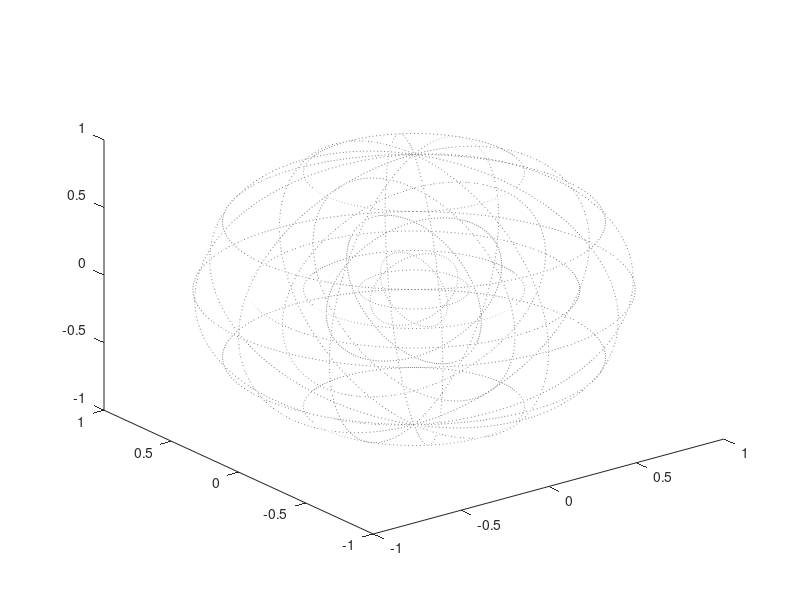

MATLAB code for this plot:
function spheregrid(varargin)
% This function plots a spherical grid to help with 3D plots.
%
% This function can be used to add to an existing figure (that is how it
% must be used when called from an AARAE function).
%
% INPUT PARAMETERS:
% The following input parameters are parsed from the varargin (see example
% that follows).
%
% radius is the outer radius of the grid lines
%
% degstep is the step in degrees between grid lines
% degstep is not relevant if gridtype == 1
%
% radiusdiv is the number of grid divisions along the radius
% radiusdiv is not relevant if gridtype == 0
%
% gridtype of 0 just plots a sphere (with lines of lattitude and longitude
% gridtype of 1 just plots circles on each of the Cartesian planes
% gridtype of 2 plots a combination of 0 and 1
%
% LineWidth, Color and LineStyle are Matlab line properties (as defined by
% Matlab)
%
%
% EXAMPLE
% spheregrid('radius',10,'degstep',45,'gridtype',0)
%
% code by Densil Cabrera
% 16 October 2014

p = inputParser;
addParameter(p,'radius',1,@isnumeric);
addParameter(p,'degstep',30,@isnumeric);
addParameter(p,'gridtype',2,@isnumeric);
addParameter(p,'radiusdiv',4,@isnumeric);
addParameter(p,'LineWidth',0.5,@isnumeric);
addParameter(p,'LineStyle',':');
addParameter(p,'Color',[0.5 0.5 0.5]);
parse(p,varargin{:});


radius = p.Results.radius;
degstep = p.Results.degstep;
gridtype = p.Results.gridtype;
radiusdiv = p.Results.radiusdiv;
LineWidth = p.Results.LineWidth;
Color = p.Results.Color;
LineStyle = p.Results.LineStyle;

if gridtype == 0 || gridtype == 2
    % ***** Plot a sphere at the specified radius   *****
    % plot lines of lattitude    
    numberoflines = floor(180/degstep);
    radstep = pi*degstep/180;
    az = (0:2*pi/360:2*pi)';
    for n = 1:numberoflines
        el = ((n-1)*radstep-pi/2);
        [x,y,z] = sph2cart(az,el*ones(size(az)),radius*ones(size(az)));
        plot3(x,y,z,'Color',Color,'LineWidth',LineWidth,'LineStyle',LineStyle);
        hold on
    end
    
    
    % plot lines of longitude
    numberoflines = floor(360/degstep);
    el = -pi/2:pi/180:pi/2;
    for n = 1:numberoflines
        az = ((n-1)*radstep);
        [x,y,z] = sph2cart(az*ones(size(el)),el,radius*ones(size(el)));
        plot3(x,y,z,'Color',Color,'LineWidth',LineWidth,'LineStyle',LineStyle);
        hold on
    end
end




if gridtype == 1 || gridtype == 2
    % ***** Plot planar circles   *****
    
    % horizontal
    numberoflines = radiusdiv-1;
    az = (0:2*pi/360:2*pi)';
    el = zeros(size(az));
    for n = 1:numberoflines
        radii = ones(size(az)) * n*radius/(numberoflines+1);
        [x,y,z] = sph2cart(az,el,radii);
        plot3(x,y,z,'Color',Color,'LineWidth',LineWidth,'LineStyle',LineStyle);
        hold on
    end
    if gridtype == 1
        radii = ones(size(az)) * radius;
        [x,y,z] = sph2cart(az,el,radii);
        plot3(x,y,z,'Color',Color,'LineWidth',LineWidth,'LineStyle',LineStyle);
        hold on
    end
    
    % median
    el = [-pi/2:pi/180:pi/2, (pi/2-pi/180):-pi/180:-pi/2];
    az = [zeros(1,181),pi*ones(1,180)];
    for n = 1:numberoflines
        radii = ones(size(az)) * n*radius/(numberoflines+1);
        [x,y,z] = sph2cart(az,el,radii);
        plot3(x,y,z,'Color',Color,'LineWidth',LineWidth,'LineStyle',LineStyle);
        hold on
    end
    if gridtype == 1
        radii = ones(size(az)) * radius;
        [x,y,z] = sph2cart(az,el,radii);
        plot3(x,y,z,'Color',Color,'LineWidth',LineWidth,'LineStyle',LineStyle);
        hold on
    end
    
    % transverse
    az = [pi/2*ones(1,181),3*pi/2*ones(1,180)];
    for n = 1:numberoflines
        radii = ones(size(az)) * n*radius/(numberoflines+1);
        [x,y,z] = sph2cart(az,el,radii);
        plot3(x,y,z,'Color',Color,'LineWidth',LineWidth,'LineStyle',LineStyle);
        hold on
    end
    if gridtype == 1
        radii = ones(size(az)) * radius;
        [x,y,z] = sph2cart(az,el,radii);
        plot3(x,y,z,'Color',Color,'LineWidth',LineWidth,'LineStyle',LineStyle);
        hold on
    end
end





%**************************************************************************
% Copyright (c) 2014, Densil Cabrera
% All rights reserved.
%
% Redistribution and use in source and binary forms, with or without
% modification, are permitted provided that the following conditions are
% met:
%
%  * Redistributions of source code must retain the above copyright notice,
%    this list of conditions and the following disclaimer.
%  * Redistributions in binary form must reproduce the above copyright
%    notice, this list of conditions and the following disclaimer in the
%    documentation and/or other materials provided with the distribution.
%  * Neither the name of the University of Sydney nor the names of its contributors
%    may be used to endorse or promote products derived from this software
%    without specific prior written permission.
%
% THIS SOFTWARE IS PROVIDED BY THE COPYRIGHT HOLDERS AND CONTRIBUTORS
% "AS IS" AND ANY EXPRESS OR IMPLIED WARRANTIES, INCLUDING, BUT NOT LIMITED
% TO, THE IMPLIED WARRANTIES OF MERCHANTABILITY AND FITNESS FOR A
% PARTICULAR PURPOSE ARE DISCLAIMED. IN NO EVENT SHALL THE COPYRIGHT HOLDER
% OR CONTRIBUTORS BE LIABLE FOR ANY DIRECT, INDIRECT, INCIDENTAL, SPECIAL,
% EXEMPLARY, OR CONSEQUENTIAL DAMAGES (INCLUDING, BUT NOT LIMITED TO,
% PROCUREMENT OF SUBSTITUTE GOODS OR SERVICES; LOSS OF USE, DATA, OR
% PROFITS; OR BUSINESS INTERRUPTION) HOWEVER CAUSED AND ON ANY THEORY OF
% LIABILITY, WHETHER IN CONTRACT, STRICT LIABILITY, OR TORT (INCLUDING
% NEGLIGENCE OR OTHERWISE) ARISING IN ANY WAY OUT OF THE USE OF THIS
% SOFTWARE, EVEN IF ADVISED OF THE POSSIBILITY OF SUCH DAMAGE.
%**************************************************************************
